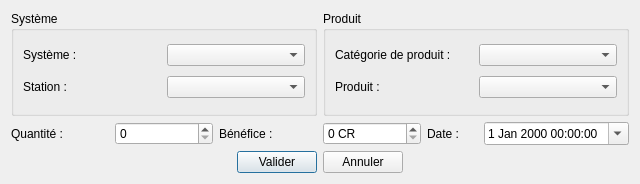
<?xml version="1.0" encoding="UTF-8"?>
<ui version="4.0">
 <class>PathDialog</class>
 <widget class="QDialog" name="PathDialog">
  <property name="geometry">
   <rect>
    <x>0</x>
    <y>0</y>
    <width>640</width>
    <height>184</height>
   </rect>
  </property>
  <property name="windowTitle">
   <string/>
  </property>
  <layout class="QVBoxLayout" name="verticalLayout_3">
   <item>
    <layout class="QHBoxLayout" name="horizontalLayout_5">
     <item>
      <widget class="QGroupBox" name="groupBox">
       <property name="title">
        <string>Système</string>
       </property>
       <layout class="QVBoxLayout" name="verticalLayout">
        <item>
         <layout class="QHBoxLayout" name="horizontalLayout">
          <item>
           <widget class="QLabel" name="label">
            <property name="text">
             <string>Système :</string>
            </property>
           </widget>
          </item>
          <item>
           <widget class="QComboBox" name="systemCBox"/>
          </item>
         </layout>
        </item>
        <item>
         <layout class="QHBoxLayout" name="horizontalLayout_2">
          <item>
           <widget class="QLabel" name="label_2">
            <property name="text">
             <string>Station :</string>
            </property>
           </widget>
          </item>
          <item>
           <widget class="QComboBox" name="stationCBox"/>
          </item>
         </layout>
        </item>
       </layout>
      </widget>
     </item>
     <item>
      <widget class="QGroupBox" name="groupBox_2">
       <property name="title">
        <string>Produit</string>
       </property>
       <layout class="QVBoxLayout" name="verticalLayout_2">
        <item>
         <layout class="QHBoxLayout" name="horizontalLayout_3">
          <item>
           <widget class="QLabel" name="label_3">
            <property name="text">
             <string>Catégorie de produit :</string>
            </property>
           </widget>
          </item>
          <item>
           <widget class="QComboBox" name="catCBox"/>
          </item>
         </layout>
        </item>
        <item>
         <layout class="QHBoxLayout" name="horizontalLayout_4">
          <item>
           <widget class="QLabel" name="label_4">
            <property name="text">
             <string>Produit :</string>
            </property>
           </widget>
          </item>
          <item>
           <widget class="QComboBox" name="productCBox"/>
          </item>
         </layout>
        </item>
       </layout>
      </widget>
     </item>
    </layout>
   </item>
   <item>
    <layout class="QHBoxLayout" name="horizontalLayout_9">
     <item>
      <layout class="QHBoxLayout" name="horizontalLayout_6">
       <item>
        <widget class="QLabel" name="label_5">
         <property name="text">
          <string>Quantité :</string>
         </property>
        </widget>
       </item>
       <item>
        <widget class="QSpinBox" name="quantitySBox">
         <property name="maximum">
          <number>9999</number>
         </property>
        </widget>
       </item>
      </layout>
     </item>
     <item>
      <layout class="QHBoxLayout" name="horizontalLayout_7">
       <item>
        <widget class="QLabel" name="label_6">
         <property name="text">
          <string>Bénéfice :</string>
         </property>
        </widget>
       </item>
       <item>
        <widget class="QSpinBox" name="profitSBox">
         <property name="suffix">
          <string> CR</string>
         </property>
         <property name="maximum">
          <number>999999999</number>
         </property>
        </widget>
       </item>
      </layout>
     </item>
     <item>
      <layout class="QHBoxLayout" name="horizontalLayout_8">
       <item>
        <widget class="QLabel" name="label_7">
         <property name="text">
          <string>Date :</string>
         </property>
        </widget>
       </item>
       <item>
        <widget class="QDateTimeEdit" name="dateEdit">
         <property name="calendarPopup">
          <bool>true</bool>
         </property>
         <property name="timeSpec">
          <enum>Qt::LocalTime</enum>
         </property>
        </widget>
       </item>
      </layout>
     </item>
    </layout>
   </item>
   <item>
    <layout class="QHBoxLayout" name="horizontalLayout_10">
     <item>
      <spacer name="horizontalSpacer">
       <property name="orientation">
        <enum>Qt::Horizontal</enum>
       </property>
       <property name="sizeHint" stdset="0">
        <size>
         <width>40</width>
         <height>20</height>
        </size>
       </property>
      </spacer>
     </item>
     <item>
      <widget class="QPushButton" name="validateButton">
       <property name="text">
        <string>Valider</string>
       </property>
      </widget>
     </item>
     <item>
      <widget class="QPushButton" name="cancelButton">
       <property name="text">
        <string>Annuler</string>
       </property>
      </widget>
     </item>
     <item>
      <spacer name="horizontalSpacer_2">
       <property name="orientation">
        <enum>Qt::Horizontal</enum>
       </property>
       <property name="sizeHint" stdset="0">
        <size>
         <width>40</width>
         <height>20</height>
        </size>
       </property>
      </spacer>
     </item>
    </layout>
   </item>
  </layout>
 </widget>
 <resources/>
 <connections>
  <connection>
   <sender>validateButton</sender>
   <signal>clicked()</signal>
   <receiver>PathDialog</receiver>
   <slot>accept()</slot>
   <hints>
    <hint type="sourcelabel">
     <x>187</x>
     <y>321</y>
    </hint>
    <hint type="destinationlabel">
     <x>319</x>
     <y>239</y>
    </hint>
   </hints>
  </connection>
  <connection>
   <sender>cancelButton</sender>
   <signal>clicked()</signal>
   <receiver>PathDialog</receiver>
   <slot>reject()</slot>
   <hints>
    <hint type="sourcelabel">
     <x>377</x>
     <y>321</y>
    </hint>
    <hint type="destinationlabel">
     <x>319</x>
     <y>239</y>
    </hint>
   </hints>
  </connection>
 </connections>
</ui>
